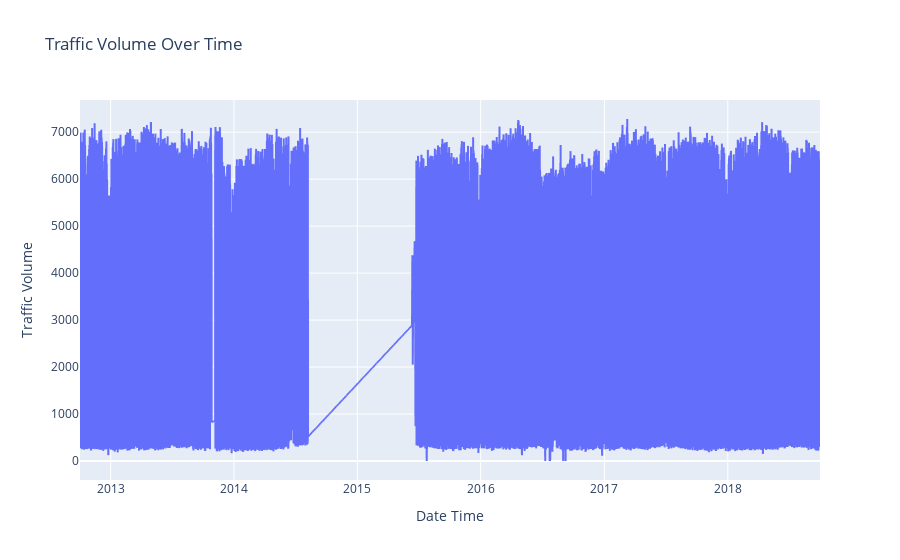

The cell this chart's notebook holds for it:
### Markdown cell above
Построим график, чтобы понять сезонность и выбрать: какой объем данных оставить для тренировки моделей.

### Code cell
# Plot using Plotly
fig = px.line(
    df_history,
    x='date_time',
    y='traffic_volume',
    title='Traffic Volume Over Time'
)
fig.update_xaxes(title='Date Time')
fig.update_yaxes(title='Traffic Volume')

# Show interactive plot
fig.show()

### Figure 1 — Plotly figure (JSON) as saved in the notebook; plotly's stock layout.template omitted (floating-point values rounded to 4 significant figures; data arrays with more than 128 entries replaced by an {"elided": "..."} marker saying what was removed)
{"data": [{"hovertemplate": "date_time=%{x}<br>traffic_volume=%{y}<extra></extra>", "legendgroup": "", "line": {"color": "#636efa", "dash": "solid"}, "marker": {"symbol": "circle"}, "mode": "lines", "name": "", "showlegend": false, "type": "scattergl", "x": {"elided": "52551 str values"}, "xaxis": "x", "y": {"elided": "52551 int values"}, "yaxis": "y"}], "layout": {"legend": {"tracegroupgap": 0}, "title": {"text": "Traffic Volume Over Time"}, "xaxis": {"anchor": "y", "domain": [0, 1], "title": {"text": "Date Time"}}, "yaxis": {"anchor": "x", "domain": [0, 1], "title": {"text": "Traffic Volume"}}}}
